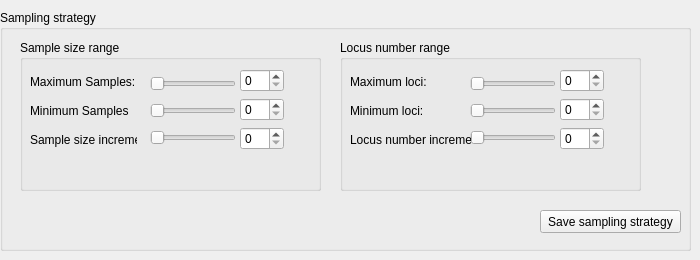
    <widget class="QWidget" name="page_3">
     <attribute name="label">
      <string>Step 3 - Create / Modify Sampling Strategy</string>
     </attribute>
     <widget class="QGroupBox" name="groupBox_12">
      <property name="geometry">
       <rect>
        <x>0</x>
        <y>10</y>
        <width>691</width>
        <height>241</height>
       </rect>
      </property>
      <property name="title">
       <string>Sampling strategy</string>
      </property>
      <widget class="QGroupBox" name="groupBox_13">
       <property name="geometry">
        <rect>
         <x>20</x>
         <y>30</y>
         <width>301</width>
         <height>151</height>
        </rect>
       </property>
       <property name="title">
        <string>Sample size range</string>
       </property>
       <widget class="QWidget" name="layoutWidget_16">
        <property name="geometry">
         <rect>
          <x>10</x>
          <y>30</y>
          <width>107</width>
          <height>81</height>
         </rect>
        </property>
        <layout class="QVBoxLayout" name="verticalLayout_16">
         <item>
          <widget class="QLabel" name="label_24">
           <property name="text">
            <string>Maximum Samples:</string>
           </property>
          </widget>
         </item>
         <item>
          <widget class="QLabel" name="label_25">
           <property name="text">
            <string>Minimum Samples</string>
           </property>
          </widget>
         </item>
         <item>
          <widget class="QLabel" name="label_27">
           <property name="text">
            <string>Sample size increment</string>
           </property>
          </widget>
         </item>
        </layout>
       </widget>
       <widget class="QWidget" name="layoutWidget_17">
        <property name="geometry">
         <rect>
          <x>130</x>
          <y>30</y>
          <width>86</width>
          <height>81</height>
         </rect>
        </property>
        <layout class="QVBoxLayout" name="verticalLayout_17">
         <item>
          <widget class="QSlider" name="horizontalSlider_18">
           <property name="orientation">
            <enum>Qt::Horizontal</enum>
           </property>
          </widget>
         </item>
         <item>
          <widget class="QSlider" name="horizontalSlider_19">
           <property name="orientation">
            <enum>Qt::Horizontal</enum>
           </property>
          </widget>
         </item>
         <item>
          <widget class="QSlider" name="horizontalSlider_20">
           <property name="orientation">
            <enum>Qt::Horizontal</enum>
           </property>
          </widget>
         </item>
        </layout>
       </widget>
       <widget class="QWidget" name="layoutWidget_18">
        <property name="geometry">
         <rect>
          <x>220</x>
          <y>29</y>
          <width>44</width>
          <height>81</height>
         </rect>
        </property>
        <layout class="QVBoxLayout" name="verticalLayout_18">
         <item>
          <widget class="QSpinBox" name="spinBox_14"/>
         </item>
         <item>
          <widget class="QSpinBox" name="spinBox_15"/>
         </item>
         <item>
          <widget class="QSpinBox" name="spinBox_16"/>
         </item>
        </layout>
       </widget>
      </widget>
      <widget class="QGroupBox" name="groupBox_14">
       <property name="geometry">
        <rect>
         <x>340</x>
         <y>30</y>
         <width>301</width>
         <height>151</height>
        </rect>
       </property>
       <property name="title">
        <string>Locus number range</string>
       </property>
       <widget class="QWidget" name="layoutWidget_19">
        <property name="geometry">
         <rect>
          <x>10</x>
          <y>30</y>
          <width>122</width>
          <height>81</height>
         </rect>
        </property>
        <layout class="QVBoxLayout" name="verticalLayout_19">
         <item>
          <widget class="QLabel" name="label_28">
           <property name="text">
            <string>Maximum loci:</string>
           </property>
          </widget>
         </item>
         <item>
          <widget class="QLabel" name="label_29">
           <property name="text">
            <string>Minimum loci:</string>
           </property>
          </widget>
         </item>
         <item>
          <widget class="QLabel" name="label_30">
           <property name="text">
            <string>Locus number increment:</string>
           </property>
          </widget>
         </item>
        </layout>
       </widget>
       <widget class="QWidget" name="layoutWidget_20">
        <property name="geometry">
         <rect>
          <x>130</x>
          <y>30</y>
          <width>86</width>
          <height>81</height>
         </rect>
        </property>
        <layout class="QVBoxLayout" name="verticalLayout_20">
         <item>
          <widget class="QSlider" name="horizontalSlider_21">
           <property name="orientation">
            <enum>Qt::Horizontal</enum>
           </property>
          </widget>
         </item>
         <item>
          <widget class="QSlider" name="horizontalSlider_22">
           <property name="orientation">
            <enum>Qt::Horizontal</enum>
           </property>
          </widget>
         </item>
         <item>
          <widget class="QSlider" name="horizontalSlider_23">
           <property name="orientation">
            <enum>Qt::Horizontal</enum>
           </property>
          </widget>
         </item>
        </layout>
       </widget>
       <widget class="QWidget" name="layoutWidget_21">
        <property name="geometry">
         <rect>
          <x>220</x>
          <y>29</y>
          <width>44</width>
          <height>81</height>
         </rect>
        </property>
        <layout class="QVBoxLayout" name="verticalLayout_21">
         <item>
          <widget class="QSpinBox" name="spinBox_17"/>
         </item>
         <item>
          <widget class="QSpinBox" name="spinBox_18"/>
         </item>
         <item>
          <widget class="QSpinBox" name="spinBox_19"/>
         </item>
        </layout>
       </widget>
      </widget>
      <widget class="QPushButton" name="pushButton_3">
       <property name="geometry">
        <rect>
         <x>540</x>
         <y>200</y>
         <width>141</width>
         <height>23</height>
        </rect>
       </property>
       <property name="text">
        <string>Save sampling strategy</string>
       </property>
      </widget>
     </widget>
    </widget>
